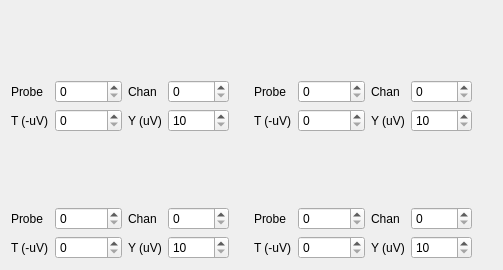
<?xml version="1.0" encoding="UTF-8"?>
<ui version="4.0">
 <class>SpikesWindow</class>
 <widget class="QWidget" name="SpikesWindow">
  <property name="geometry">
   <rect>
    <x>0</x>
    <y>0</y>
    <width>503</width>
    <height>270</height>
   </rect>
  </property>
  <property name="minimumSize">
   <size>
    <width>503</width>
    <height>270</height>
   </size>
  </property>
  <property name="windowTitle">
   <string>Spike Viewer</string>
  </property>
  <layout class="QGridLayout" name="gridLayout">
   <item row="0" column="0">
    <layout class="QGridLayout" name="gridLayout0">
     <item row="1" column="0">
      <widget class="QLabel" name="label">
       <property name="text">
        <string>Probe</string>
       </property>
      </widget>
     </item>
     <item row="2" column="1">
      <widget class="QSpinBox" name="tSB0">
       <property name="maximum">
        <number>100000</number>
       </property>
       <property name="singleStep">
        <number>10</number>
       </property>
      </widget>
     </item>
     <item row="2" column="2">
      <widget class="QLabel" name="label_4">
       <property name="text">
        <string>Y (uV)</string>
       </property>
      </widget>
     </item>
     <item row="1" column="3">
      <widget class="QSpinBox" name="cSB0">
       <property name="maximum">
        <number>1535</number>
       </property>
      </widget>
     </item>
     <item row="2" column="3">
      <widget class="QSpinBox" name="ySB0">
       <property name="minimum">
        <number>10</number>
       </property>
       <property name="maximum">
        <number>10000</number>
       </property>
       <property name="singleStep">
        <number>50</number>
       </property>
      </widget>
     </item>
     <item row="2" column="0">
      <widget class="QLabel" name="label_3">
       <property name="text">
        <string>T (-uV)</string>
       </property>
      </widget>
     </item>
     <item row="1" column="1">
      <widget class="QSpinBox" name="pSB0"/>
     </item>
     <item row="1" column="2">
      <widget class="QLabel" name="label_2">
       <property name="text">
        <string>Chan</string>
       </property>
      </widget>
     </item>
     <item row="1" column="4">
      <spacer name="horizontalSpacer">
       <property name="orientation">
        <enum>Qt::Horizontal</enum>
       </property>
       <property name="sizeHint" stdset="0">
        <size>
         <width>40</width>
         <height>20</height>
        </size>
       </property>
      </spacer>
     </item>
     <item row="2" column="4">
      <spacer name="horizontalSpacer_2">
       <property name="orientation">
        <enum>Qt::Horizontal</enum>
       </property>
       <property name="sizeHint" stdset="0">
        <size>
         <width>40</width>
         <height>20</height>
        </size>
       </property>
      </spacer>
     </item>
     <item row="0" column="0" colspan="5">
      <widget class="SOGraph" name="graph0" native="true">
       <property name="sizePolicy">
        <sizepolicy hsizetype="MinimumExpanding" vsizetype="MinimumExpanding">
         <horstretch>0</horstretch>
         <verstretch>0</verstretch>
        </sizepolicy>
       </property>
       <property name="minimumSize">
        <size>
         <width>11</width>
         <height>11</height>
        </size>
       </property>
       <layout class="QGridLayout" name="gridLayout_2"/>
      </widget>
     </item>
    </layout>
   </item>
   <item row="0" column="1">
    <layout class="QGridLayout" name="gridLayout1">
     <item row="2" column="0">
      <widget class="QLabel" name="label_20">
       <property name="text">
        <string>T (-uV)</string>
       </property>
      </widget>
     </item>
     <item row="2" column="3">
      <widget class="QSpinBox" name="ySB1">
       <property name="minimum">
        <number>10</number>
       </property>
       <property name="maximum">
        <number>10000</number>
       </property>
       <property name="singleStep">
        <number>50</number>
       </property>
      </widget>
     </item>
     <item row="2" column="2">
      <widget class="QLabel" name="label_19">
       <property name="text">
        <string>Y (uV)</string>
       </property>
      </widget>
     </item>
     <item row="1" column="0">
      <widget class="QLabel" name="label_17">
       <property name="text">
        <string>Probe</string>
       </property>
      </widget>
     </item>
     <item row="1" column="2">
      <widget class="QLabel" name="label_18">
       <property name="text">
        <string>Chan</string>
       </property>
      </widget>
     </item>
     <item row="1" column="1">
      <widget class="QSpinBox" name="pSB1"/>
     </item>
     <item row="1" column="3">
      <widget class="QSpinBox" name="cSB1">
       <property name="maximum">
        <number>1535</number>
       </property>
      </widget>
     </item>
     <item row="2" column="1">
      <widget class="QSpinBox" name="tSB1">
       <property name="maximum">
        <number>100000</number>
       </property>
       <property name="singleStep">
        <number>10</number>
       </property>
      </widget>
     </item>
     <item row="1" column="4">
      <spacer name="horizontalSpacer_5">
       <property name="orientation">
        <enum>Qt::Horizontal</enum>
       </property>
       <property name="sizeHint" stdset="0">
        <size>
         <width>40</width>
         <height>20</height>
        </size>
       </property>
      </spacer>
     </item>
     <item row="2" column="4">
      <spacer name="horizontalSpacer_6">
       <property name="orientation">
        <enum>Qt::Horizontal</enum>
       </property>
       <property name="sizeHint" stdset="0">
        <size>
         <width>40</width>
         <height>20</height>
        </size>
       </property>
      </spacer>
     </item>
     <item row="0" column="0" colspan="5">
      <widget class="SOGraph" name="graph1" native="true">
       <property name="sizePolicy">
        <sizepolicy hsizetype="MinimumExpanding" vsizetype="MinimumExpanding">
         <horstretch>0</horstretch>
         <verstretch>0</verstretch>
        </sizepolicy>
       </property>
       <property name="minimumSize">
        <size>
         <width>11</width>
         <height>11</height>
        </size>
       </property>
       <layout class="QGridLayout" name="gridLayout_6"/>
      </widget>
     </item>
    </layout>
   </item>
   <item row="1" column="0">
    <layout class="QGridLayout" name="gridLayout2">
     <item row="1" column="0">
      <widget class="QLabel" name="label_21">
       <property name="text">
        <string>Probe</string>
       </property>
      </widget>
     </item>
     <item row="2" column="0">
      <widget class="QLabel" name="label_24">
       <property name="text">
        <string>T (-uV)</string>
       </property>
      </widget>
     </item>
     <item row="2" column="1">
      <widget class="QSpinBox" name="tSB2">
       <property name="maximum">
        <number>100000</number>
       </property>
       <property name="singleStep">
        <number>10</number>
       </property>
      </widget>
     </item>
     <item row="1" column="2">
      <widget class="QLabel" name="label_22">
       <property name="text">
        <string>Chan</string>
       </property>
      </widget>
     </item>
     <item row="2" column="2">
      <widget class="QLabel" name="label_23">
       <property name="text">
        <string>Y (uV)</string>
       </property>
      </widget>
     </item>
     <item row="1" column="3">
      <widget class="QSpinBox" name="cSB2">
       <property name="maximum">
        <number>1535</number>
       </property>
      </widget>
     </item>
     <item row="1" column="1">
      <widget class="QSpinBox" name="pSB2"/>
     </item>
     <item row="2" column="3">
      <widget class="QSpinBox" name="ySB2">
       <property name="minimum">
        <number>10</number>
       </property>
       <property name="maximum">
        <number>10000</number>
       </property>
       <property name="singleStep">
        <number>50</number>
       </property>
      </widget>
     </item>
     <item row="1" column="4">
      <spacer name="horizontalSpacer_3">
       <property name="orientation">
        <enum>Qt::Horizontal</enum>
       </property>
       <property name="sizeHint" stdset="0">
        <size>
         <width>40</width>
         <height>20</height>
        </size>
       </property>
      </spacer>
     </item>
     <item row="2" column="4">
      <spacer name="horizontalSpacer_4">
       <property name="orientation">
        <enum>Qt::Horizontal</enum>
       </property>
       <property name="sizeHint" stdset="0">
        <size>
         <width>40</width>
         <height>20</height>
        </size>
       </property>
      </spacer>
     </item>
     <item row="0" column="0" colspan="5">
      <widget class="SOGraph" name="graph2" native="true">
       <property name="sizePolicy">
        <sizepolicy hsizetype="MinimumExpanding" vsizetype="MinimumExpanding">
         <horstretch>0</horstretch>
         <verstretch>0</verstretch>
        </sizepolicy>
       </property>
       <property name="minimumSize">
        <size>
         <width>11</width>
         <height>11</height>
        </size>
       </property>
       <layout class="QGridLayout" name="gridLayout_7"/>
      </widget>
     </item>
    </layout>
   </item>
   <item row="1" column="1">
    <layout class="QGridLayout" name="gridLayout3">
     <item row="1" column="1">
      <widget class="QSpinBox" name="pSB3"/>
     </item>
     <item row="1" column="3">
      <widget class="QSpinBox" name="cSB3">
       <property name="maximum">
        <number>1535</number>
       </property>
      </widget>
     </item>
     <item row="2" column="3">
      <widget class="QSpinBox" name="ySB3">
       <property name="minimum">
        <number>10</number>
       </property>
       <property name="maximum">
        <number>10000</number>
       </property>
       <property name="singleStep">
        <number>50</number>
       </property>
      </widget>
     </item>
     <item row="2" column="0">
      <widget class="QLabel" name="label_28">
       <property name="text">
        <string>T (-uV)</string>
       </property>
      </widget>
     </item>
     <item row="2" column="1">
      <widget class="QSpinBox" name="tSB3">
       <property name="maximum">
        <number>100000</number>
       </property>
       <property name="singleStep">
        <number>10</number>
       </property>
      </widget>
     </item>
     <item row="2" column="2">
      <widget class="QLabel" name="label_27">
       <property name="text">
        <string>Y (uV)</string>
       </property>
      </widget>
     </item>
     <item row="1" column="0">
      <widget class="QLabel" name="label_25">
       <property name="text">
        <string>Probe</string>
       </property>
      </widget>
     </item>
     <item row="1" column="2">
      <widget class="QLabel" name="label_26">
       <property name="text">
        <string>Chan</string>
       </property>
      </widget>
     </item>
     <item row="1" column="4">
      <spacer name="horizontalSpacer_7">
       <property name="orientation">
        <enum>Qt::Horizontal</enum>
       </property>
       <property name="sizeHint" stdset="0">
        <size>
         <width>40</width>
         <height>20</height>
        </size>
       </property>
      </spacer>
     </item>
     <item row="2" column="4">
      <spacer name="horizontalSpacer_8">
       <property name="orientation">
        <enum>Qt::Horizontal</enum>
       </property>
       <property name="sizeHint" stdset="0">
        <size>
         <width>40</width>
         <height>20</height>
        </size>
       </property>
      </spacer>
     </item>
     <item row="0" column="0" colspan="5">
      <widget class="SOGraph" name="graph3" native="true">
       <property name="sizePolicy">
        <sizepolicy hsizetype="MinimumExpanding" vsizetype="MinimumExpanding">
         <horstretch>0</horstretch>
         <verstretch>0</verstretch>
        </sizepolicy>
       </property>
       <property name="minimumSize">
        <size>
         <width>11</width>
         <height>11</height>
        </size>
       </property>
       <layout class="QGridLayout" name="gridLayout_8"/>
      </widget>
     </item>
    </layout>
   </item>
  </layout>
 </widget>
 <customwidgets>
  <customwidget>
   <class>SOGraph</class>
   <extends>QWidget</extends>
   <header>SOGraph.h</header>
   <container>1</container>
  </customwidget>
 </customwidgets>
 <tabstops>
  <tabstop>pSB0</tabstop>
  <tabstop>cSB0</tabstop>
  <tabstop>tSB0</tabstop>
  <tabstop>ySB0</tabstop>
  <tabstop>pSB1</tabstop>
  <tabstop>cSB1</tabstop>
  <tabstop>tSB1</tabstop>
  <tabstop>ySB1</tabstop>
  <tabstop>pSB2</tabstop>
  <tabstop>cSB2</tabstop>
  <tabstop>tSB2</tabstop>
  <tabstop>ySB2</tabstop>
  <tabstop>pSB3</tabstop>
  <tabstop>cSB3</tabstop>
  <tabstop>tSB3</tabstop>
  <tabstop>ySB3</tabstop>
 </tabstops>
 <resources/>
 <connections/>
</ui>
